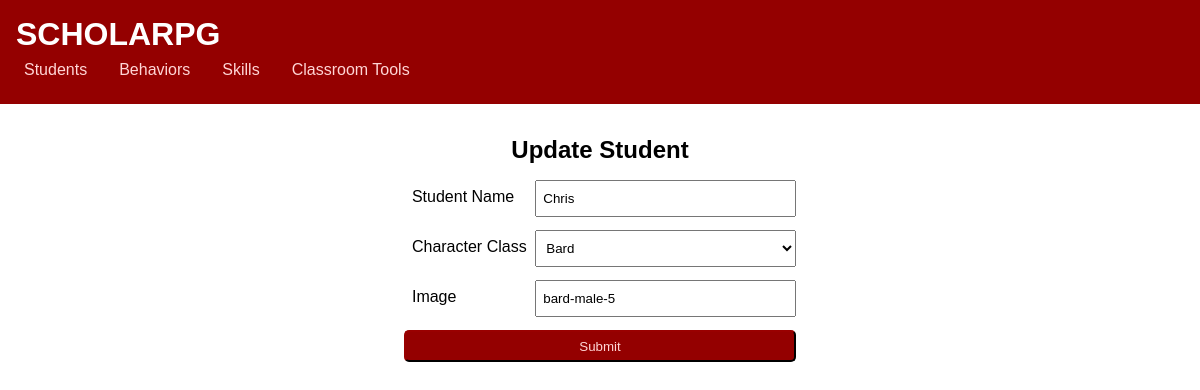
/update_student_form/9, run on the app's committed database.
### student_hub/models.py (models this page shows, shortened)
class Student(models.Model):
    name = models.CharField(max_length=100)
    image = models.CharField(max_length=100)
    charClass = models.CharField(max_length=100)
    xp = models.IntegerField(default=0)
    gp = models.IntegerField(default=0)
    sp = models.IntegerField(default=0)
    level = models.IntegerField(default=1)
    maxSP = models.IntegerField(default=0)
    class Meta:
        db_table = 'student'

### scholarpg/views.py (the view)
# urls.py: path('update_student_form/<int:pk>', views.update_student_form),
def update_student_form(req, pk):
    student = Student.objects.get(pk=pk)
    context={'student': student}
    return render(req, 'update_student_form.html', context)

### templates/update_student_form.html (shortened to what this page needs)
{% extends "main_template.html" %}
{% block content %}
<h2>Update Student</h2>
<form action="../update_student/{{student.pk}}" method="POST">
    <label for="name">Student Name</label>
    <input name="name" id="name" type="text" value={{student.name}} required="required">
    <label for="charClass">Character Class</label>
    <select name="charClass" id="charClass" value={{student.charClass}} required="required">
        <option value="Bard" {% if student.charClass == "Bard" %}selected{%endif%}>Bard</option>
    </select>
    <label for="image">Image</label>
    <input name="image" id="image" type="text"  value={{student.image}} required="required">
    <button type="submit" value="update">Submit</button>
</form>
{% endblock %}

### static/css/main.css (style rules this page uses)
* { margin: 0; padding: 0; box-sizing: border-box; }
body { min-height: 100vh; display: grid; grid-template-rows: 120px 1fr; font-family: Arial, Helvetica, sans-serif; }
form { max-width: 500px; display: grid; grid-template-columns: 1fr 2fr; padding: 1em; justify-self: center; }
form input, label, select, button, textarea { margin-bottom: 1em; padding: .5em; }
form button { background-color: #940000; color: #ffd5d5; border-radius: 5px; border-color: #450000; grid-column-start: 1; grid-column-end: 3; }

### data on the page
Student: name "Chris", charClass "Bard", image "bard-male-5"
